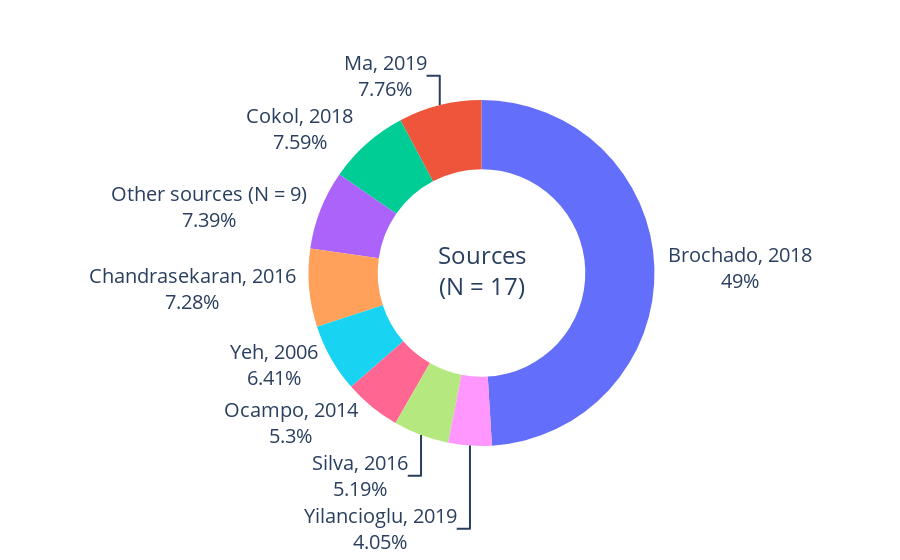
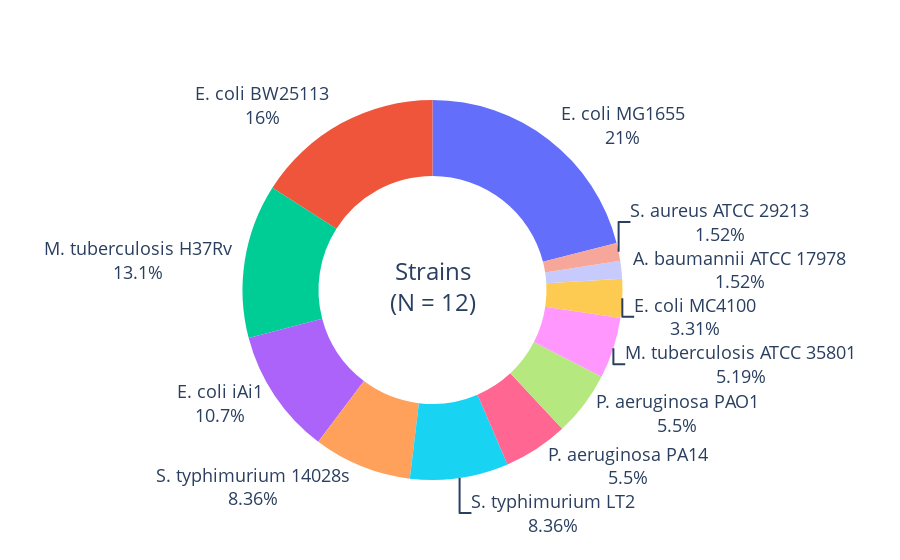
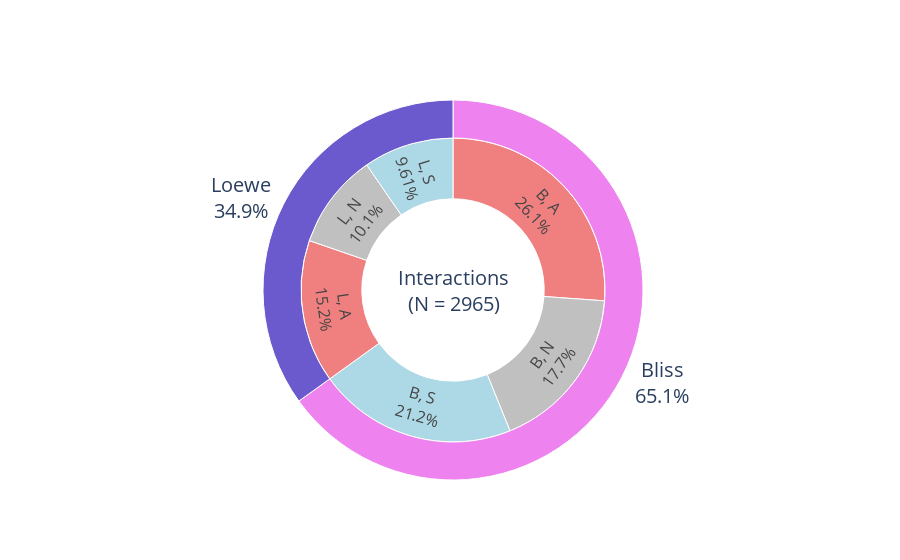

The notebook cell these images were saved under, in order:
### Markdown cell above
#### Figure 1: TACTIC data

### Code cell
# Import relevant functions
import plotly.graph_objects as go

# Define relevant data
ixn_data    = master['data']
source_key  = pd.read_excel('./data/ixn_data.xlsx', sheet_name='source_key', engine='openpyxl')

# Panel A: sources
df = ixn_data.groupby(['Source']).size().reset_index(name='N')
df.loc[df['N'] < 100, 'Source'] = max(df['Source'])+1
df = df.merge(source_key[['Source', 'Reference']], on='Source', how='left')
df.loc[df['Source'] == max(df['Source']), 'Reference'] = 'Other sources'
n = sum(df['Reference'] == 'Other sources') 
df['Reference'] = df['Reference'].replace('Other sources', 'Other sources (N = {})'.format(n))
df = df.groupby(['Reference']).sum()

fig = go.Figure(data=[go.Pie(labels=df.index.tolist(), values=df['N'], hole=0.6)], 
                layout=go.Layout(paper_bgcolor='rgba(0,0,0,0)', plot_bgcolor='rgba(0,0,0,0)'))
fig.update_layout(annotations=[dict(text='Sources<br>(N = {})'.format(df.shape[0]+n-1), 
    x=0.5, y=0.51, font_size=24, showarrow=False)], showlegend=False)
fig.update_traces(textposition='outside', textinfo='percent+label', textfont_size=20)
fig.show()

# Panel B: strains
df = ixn_data[['Strain']]
n = len(df['Strain'].unique())
df.loc[df['Strain'].str.contains(r'M. [^t]+', case=True), 'Strain'] = 'Non-TB Mycobacteria'
df = df.groupby(['Strain']).size().reset_index(name='N')
df['Strain'] = df['Strain'].replace('Non-TB Mycobacteria', 'Non-TB Mycobacteria (N = {})'.format(n-df.shape[0]+1))

fig = go.Figure(data=[go.Pie(labels=df['Strain'], values=df['N'], hole=0.6)], 
                layout=go.Layout(paper_bgcolor='rgba(0,0,0,0)', plot_bgcolor='rgba(0,0,0,0)'))
fig.update_layout(annotations=[dict(text='Strains<br>(N = {})'.format(n), 
    x=0.5, y=0.51, font_size=24, showarrow=False)], showlegend=False)
fig.update_traces(textposition='outside', textinfo='label+percent', textfont_size=18)
fig.show()

# Panel C: interactions
def f(x): 
    if x['Degree'] > 3: 
        return 'N > 3' 
    else: 
        return 'N = ' + str(x['Degree'])
df = ixn_data[['Metric', 'Label', 'Degree']]
df['Level'] = df.apply(f, axis=1)
df = df.groupby(['Metric', 'Label', 'Level']).size().reset_index(name='N')

x = df.groupby(['Metric']).sum()
y = df.groupby(['Metric', 'Label']).sum()

outer_colors = ['violet', 'slateblue']
inner_colors = ['lightcoral', 'silver', 'lightblue', 'lightcoral', 'silver', 'lightblue']
inner_labels = ['B, A', 'B, N', 'B, S', 'L, A', 'L, N', 'L, S']
inner_donut = go.Pie(
    labels=inner_labels, 
    values=y['N'], 
    hole=0.6,
    sort=False,
    direction='clockwise',
    domain={'x': [0.2, 0.8], 'y': [0.1, 0.9]},
    textinfo='label+percent',
    textposition='inside',
    textfont_size=16, 
    marker={'line': {'color': 'white', 'width': 1}, 'colors': inner_colors}
)
outer_donut = go.Pie(
    labels=x.index.values, 
    values=x['N'], 
    hole=0.8,
    sort=False,
    direction='clockwise',
    domain={'x': [0.1, 0.9], 'y': [0, 1]},
    textinfo='label+percent',
    textposition='outside',
    textfont_size=20, 
    marker={'line': {'color': 'white', 'width': 1}, 'colors': outer_colors}
)
fig = go.Figure(data=[inner_donut, outer_donut], 
                layout=go.Layout(paper_bgcolor='rgba(0,0,0,0)', plot_bgcolor='rgba(0,0,0,0)'))
fig.update_layout(annotations=[dict(text='Interactions<br>(N = {})'.format(ixn_data.shape[0]), 
    x=0.5, y=0.5, font_size=20, showarrow=False)], showlegend=False)
fig.show()

### Figure 1 — Plotly figure (JSON) as saved in the notebook; plotly's stock layout.template omitted (floating-point values rounded to 4 significant figures)
{"data": [{"hole": 0.6, "labels": ["Brochado, 2018", "Chandrasekaran, 2016", "Cokol, 2018", "Ma, 2019", "Ocampo, 2014", "Other sources (N = 9)", "Silva, 2016", "Yeh, 2006", "Yilancioglu, 2019"], "textfont": {"size": 20}, "textinfo": "percent+label", "textposition": "outside", "type": "pie", "values": [1454, 216, 225, 230, 157, 219, 154, 190, 120]}], "layout": {"annotations": [{"font": {"size": 24}, "showarrow": false, "text": "Sources<br>(N = 17)", "x": 0.5, "y": 0.51}], "paper_bgcolor": "rgba(0,0,0,0)", "plot_bgcolor": "rgba(0,0,0,0)", "showlegend": false}}

### Figure 2 — Plotly figure (JSON) as saved in the notebook; plotly's stock layout.template omitted (floating-point values rounded to 4 significant figures)
{"data": [{"hole": 0.6, "labels": ["A. baumannii ATCC 17978", "E. coli BW25113", "E. coli MC4100", "E. coli MG1655", "E. coli iAi1", "M. tuberculosis ATCC 35801", "M. tuberculosis H37Rv", "P. aeruginosa PA14", "P. aeruginosa PAO1", "S. aureus ATCC 29213", "S. typhimurium 14028s", "S. typhimurium LT2"], "textfont": {"size": 18}, "textinfo": "label+percent", "textposition": "outside", "type": "pie", "values": [45, 473, 98, 623, 316, 154, 389, 163, 163, 45, 248, 248]}], "layout": {"annotations": [{"font": {"size": 24}, "showarrow": false, "text": "Strains<br>(N = 12)", "x": 0.5, "y": 0.51}], "paper_bgcolor": "rgba(0,0,0,0)", "plot_bgcolor": "rgba(0,0,0,0)", "showlegend": false}}

### Figure 3 — Plotly figure (JSON) as saved in the notebook; plotly's stock layout.template omitted (floating-point values rounded to 4 significant figures)
{"data": [{"direction": "clockwise", "domain": {"x": [0.2, 0.8], "y": [0.1, 0.9]}, "hole": 0.6, "labels": ["B, A", "B, N", "B, S", "L, A", "L, N", "L, S"], "marker": {"colors": ["lightcoral", "silver", "lightblue", "lightcoral", "silver", "lightblue"], "line": {"color": "white", "width": 1}}, "sort": false, "textfont": {"size": 16}, "textinfo": "label+percent", "textposition": "inside", "type": "pie", "values": [775, 526, 628, 451, 300, 285]}, {"direction": "clockwise", "domain": {"x": [0.1, 0.9], "y": [0, 1]}, "hole": 0.8, "labels": ["Bliss", "Loewe"], "marker": {"colors": ["violet", "slateblue"], "line": {"color": "white", "width": 1}}, "sort": false, "textfont": {"size": 20}, "textinfo": "label+percent", "textposition": "outside", "type": "pie", "values": [1929, 1036]}], "layout": {"annotations": [{"font": {"size": 20}, "showarrow": false, "text": "Interactions<br>(N = 2965)", "x": 0.5, "y": 0.5}], "paper_bgcolor": "rgba(0,0,0,0)", "plot_bgcolor": "rgba(0,0,0,0)", "showlegend": false}}
